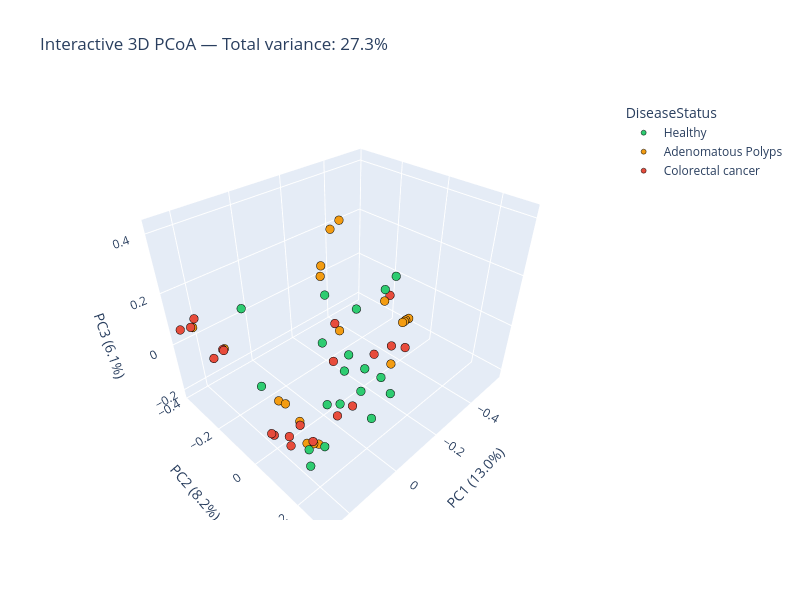

Notebook source saved alongside this figure:
### Code cell
# === Cell 6: Interactive 3D PCoA with Plotly ===
# Rationale: Static 3D plots are hard to interpret because you can't rotate them.
# Plotly generates an interactive HTML widget where you can click and drag
# to rotate, zoom, and hover over points to see which sample they are.

import plotly.express as px

# Prepare data
plot_3d = coords_3d.copy()

fig = px.scatter_3d(
    plot_3d, x='PC1', y='PC2', z='PC3',
    color='DiseaseStatus',
    color_discrete_map=colors,
    hover_name='host_disease',
    category_orders={'DiseaseStatus': group_order},
    labels={
        'PC1': f'PC1 ({var_pc1:.1f}%)',
        'PC2': f'PC2 ({var_pc2:.1f}%)',
        'PC3': f'PC3 ({var_pc3:.1f}%)'
    },
    title=f'Interactive 3D PCoA — Total variance: {total_var:.1f}%'
)

fig.update_traces(marker=dict(size=5, line=dict(width=0.5, color='black')))
fig.update_layout(width=800, height=600)
fig.show()

### Figure 1 — Plotly figure (JSON) as saved in the notebook; plotly's stock layout.template omitted (floating-point values rounded to 4 significant figures)
{"data": [{"hovertemplate": "<b>%{hovertext}</b><br><br>DiseaseStatus=Healthy<br>PC1 (13.0%)=%{x}<br>PC2 (8.2%)=%{y}<br>PC3 (6.1%)=%{z}<extra></extra>", "hovertext": ["Healthy1", "Healthy10", "Healthy11", "Healthy12", "Healthy13", "Healthy14", "Healthy15", "Healthy16", "Healthy17", "Healthy18", "Healthy19", "Healthy2", "Healthy3", "Healthy4", "Healthy5", "Healthy6", "Healthy7", "Healthy8", "Healthy9"], "legendgroup": "Healthy", "marker": {"color": "#2ecc71", "line": {"color": "black", "width": 0.5}, "size": 5, "symbol": "circle"}, "mode": "markers", "name": "Healthy", "scene": "scene", "showlegend": true, "type": "scatter3d", "x": [0.1986, -0.01896, 0.02656, 0.09093, 0.0173, -0.4018, -0.01503, 0.1149, -0.1482, 0.1447, 0.1658, 0.2103, 0.02779, -0.1233, 0.1299, 0.09101, -0.2468, 0.09801, 0.0679], "y": [0.2254, 0.1644, 0.05224, -0.2778, 0.135, -0.04701, 0.1317, 0.147, 0.1621, -0.133, 0.1165, 0.1748, 0.037, 0.14, 0.2149, 0.2531, 0.03588, 0.2993, 0.1689], "z": [-0.03782, 0.06417, 0.2877, 0.1107, 0.1206, 0.1189, 0.2604, 0.002898, -0.1269, -0.09617, -0.1728, -0.1555, 0.1135, -0.05416, 0.06579, 0.1119, 0.1726, 0.05078, 0.1137]}, {"hovertemplate": "<b>%{hovertext}</b><br><br>DiseaseStatus=Adenomatous Polyps<br>PC1 (13.0%)=%{x}<br>PC2 (8.2%)=%{y}<br>PC3 (6.1%)=%{z}<extra></extra>", "hovertext": ["Polype1", "Polype10", "Polype11", "Polype12", "Polype13", "Polype14", "Polype15", "Polype16", "Polype17", "Polype18", "Polype19", "Polype2", "Polype3", "Polype4", "Polype5", "Polype6", "Polype7", "Polype8", "Polype9"], "legendgroup": "Adenomatous Polyps", "marker": {"color": "#f39c12", "line": {"color": "black", "width": 0.5}, "size": 5, "symbol": "circle"}, "mode": "markers", "name": "Adenomatous Polyps", "scene": "scene", "showlegend": true, "type": "scatter3d", "x": [-0.5614, -0.1281, -0.3994, 0.1582, -0.05825, 0.2178, 0.1428, 0.1908, -0.263, 0.1282, 0.1384, -0.0177, -0.5467, 0.0006951, -0.5356, 0.129, 0.1238, -0.08861, -0.5218], "y": [-0.09499, -0.04942, -0.09174, 0.09891, 0.02096, -0.3809, -0.3378, 0.1142, 0.06543, -0.03447, 0.1064, -0.009646, -0.09811, 0.007363, -0.09594, -0.06825, 0.1125, -0.04516, -0.09438], "z": [-0.1709, 0.4226, -0.006204, -0.1654, 0.103, 0.04741, -0.06046, -0.03233, -0.1309, -0.1158, -0.1772, 0.335, -0.1732, 0.3163, -0.1727, -0.1262, -0.1861, 0.4097, -0.1703]}, {"hovertemplate": "<b>%{hovertext}</b><br><br>DiseaseStatus=Colorectal cancer<br>PC1 (13.0%)=%{x}<br>PC2 (8.2%)=%{y}<br>PC3 (6.1%)=%{z}<extra></extra>", "hovertext": ["CRC1", "CRC10", "CRC11", "CRC12", "CRC13", "CRC14", "CRC15", "CRC16", "CRC17", "CRC18", "CRC19", "CRC2", "CRC20", "CRC21", "CRC3", "CRC4", "CRC5", "CRC6", "CRC7", "CRC8", "CRC9"], "legendgroup": "Colorectal cancer", "marker": {"color": "#e74c3c", "line": {"color": "black", "width": 0.5}, "size": 5, "symbol": "circle"}, "mode": "markers", "name": "Colorectal cancer", "scene": "scene", "showlegend": true, "type": "scatter3d", "x": [0.06611, 0.1374, -0.3512, 0.1521, 0.2444, 0.0186, 0.2594, 0.187, 0.1965, 0.1964, -0.04384, 0.2107, -0.07437, 0.2278, 0.1525, 0.2408, 0.1827, -0.2085, -0.1011, 0.1948, -0.427], "y": [0.1369, 0.04524, -0.007583, -0.3267, 0.1363, 0.1534, -0.3824, -0.3378, 0.1221, -0.02777, 0.1761, -0.3729, -0.01652, -0.3731, -0.3312, 0.1276, -0.03506, 0.1608, -0.05516, 0.1726, -0.09037], "z": [-0.08709, -0.1407, -0.1426, -0.05605, -0.07129, -0.06805, 0.05941, -0.0771, -0.03732, -0.1937, 0.1109, 0.08325, 0.102, 0.05771, -0.05414, -0.04331, -0.2182, 0.03075, -0.09348, -0.06439, 0.006862]}], "layout": {"height": 600, "legend": {"title": {"text": "DiseaseStatus"}, "tracegroupgap": 0}, "scene": {"domain": {"x": [0, 1], "y": [0, 1]}, "xaxis": {"title": {"text": "PC1 (13.0%)"}}, "yaxis": {"title": {"text": "PC2 (8.2%)"}}, "zaxis": {"title": {"text": "PC3 (6.1%)"}}}, "title": {"text": "Interactive 3D PCoA — Total variance: 27.3%"}, "width": 800}}
